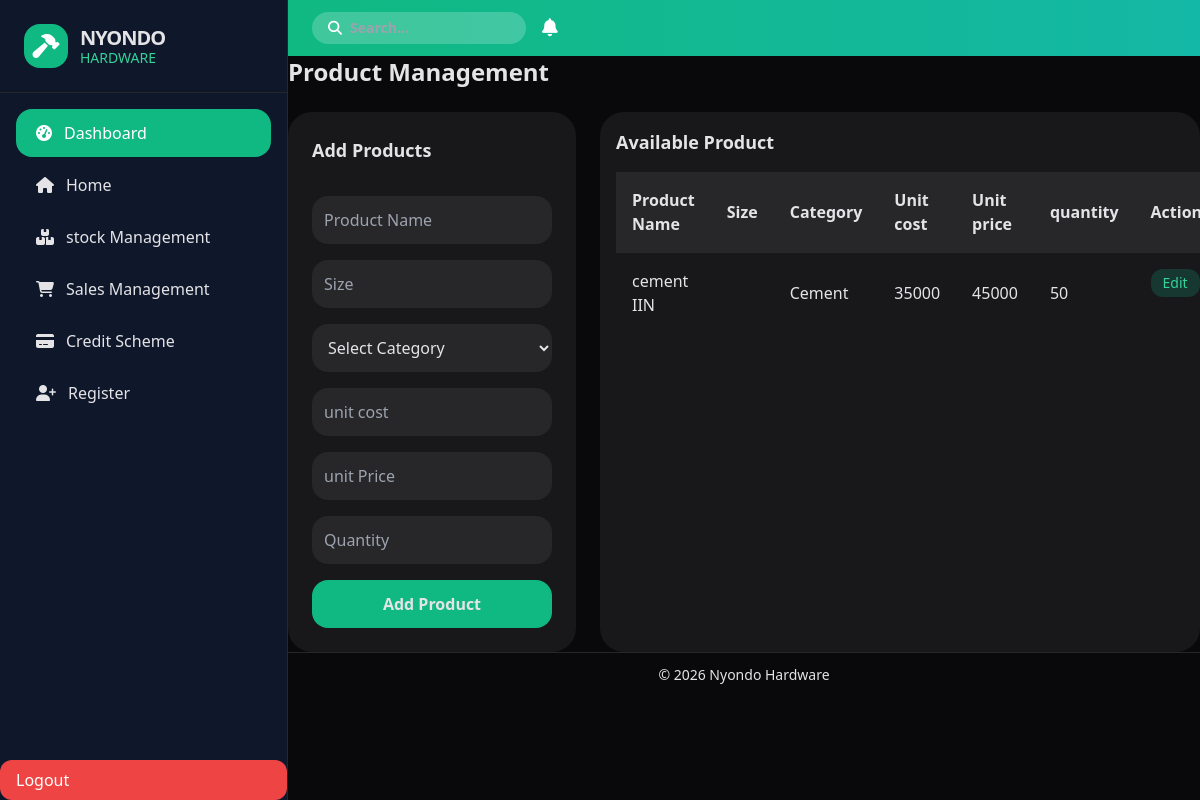
The page /products/ (signed in) on the database as committed earlier.
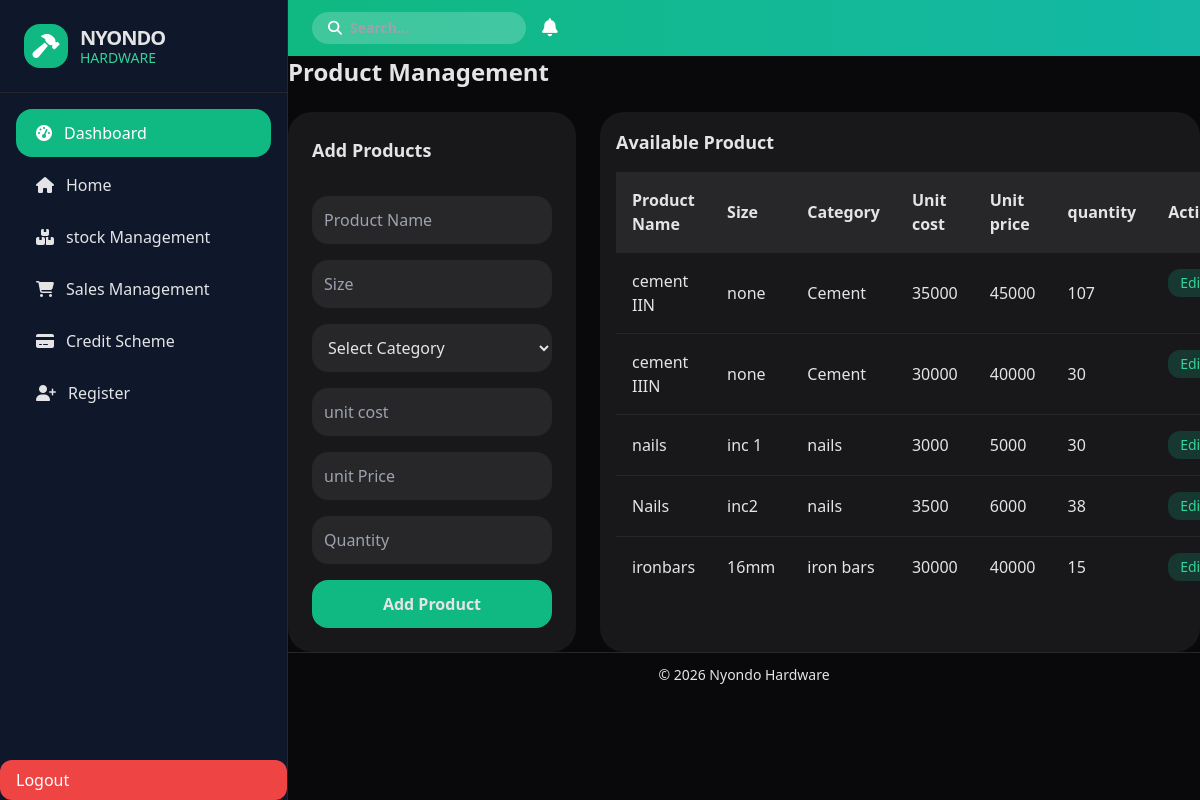
The same page on the database as committed later.
### nyondo_app/models.py (models this page shows, shortened)
class Products (models.Model):
  product_name = models.CharField(max_length=50 ,default=0 )
  size = models.CharField(max_length= 20)
  unit_cost = models.IntegerField()
  unit_price = models.IntegerField()
  quantity = models.IntegerField()
  categories = models.ForeignKey(Categories, on_delete= models.CASCADE, )

class Categories (models.Model):
  name = models.CharField(max_length=50)
  description = models.CharField(null=True , max_length=50)
  def __str__(self):
    return self.name

### nyondo_app/views.py (the view, shortened to what this page needs)
# urls.py: path('products/',views.products, name='products'),
@login_required
def products(request):
    if request.user.role not in ["store_manager"  ,"overall_manager"]:
        return redirect("login")
    products = Products.objects.all()
    categories = Categories.objects.all()
    return render(request, 'products.html', {
        'products': products,
        'categories': categories
    })

### nyondo_app/templates/products.html (shortened to what this page needs)
{% extends 'base.html' %}
{% block content %}
<h2 class="text-2xl font-semibold mb-6">Product Management</h2>
<div class="grid grid-cols-3 gap-6">
    <div class="bg-zinc-900 p-6 rounded-3xl h-fit">
        <h3 class="text-lg font-semibold mb-4">
            Add Products
        </h3>
        <form method="POST" class="space-y-4">
            <input type="text" name="product_name" placeholder="Product Name"
                class="w-full p-3 rounded-2xl bg-zinc-800 outline-none">
            <input type="text" name="size" placeholder="Size" class="w-full p-3 rounded-2xl bg-zinc-800 outline-none">
            <select name="categories" class="form-select w-full p-3 rounded-2xl bg-zinc-800 outline-none">
                <option value="">Select Category</option>
            </select>
            <input type="number" name="unit_cost" placeholder="unit cost"
                class="w-full p-3 rounded-2xl bg-zinc-800 outline-none">
            <input type="number" name="unit_price" placeholder="unit Price"
                class="w-full p-3 rounded-2xl bg-zinc-800 outline-none">
            <input type="number" name="quantity" placeholder="Quantity"
                class="w-full p-3 rounded-2xl bg-zinc-800 outline-none">
            <button class="w-full bg-emerald-500 hover:bg-emerald-600 p-3 rounded-2xl font-semibold">
                Add Product
            </button>
        </form>
    </div>
    <div class="col-span-2 bg-zinc-900 p-4 rounded-3xl overflow-hidden">
        <h3 class="text-lg font-semibold mb-4">
            Available Product
        </h3>
        <table class="w-full">
            <thead class="bg-zinc-800">
                <tr>
                    <th class="p-4 text-left">Product Name</th>
                    <th class="p-4 text-left">Size</th>
                    <th class="p-4 text-left">Category</th>
                    <th class="p-4 text-left">Unit cost</th>
                    <th class="p-4 text-left">Unit price</th>
                    <th class="p-4 text-left">quantity</th>
                    <th class="p-4 text-left">Action</th>
                </tr>
            </thead>
            <tbody>
                {% for product in products %}
                <tr class="border-t border-zinc-800 hover:bg-zinc-800/40">
                    <td class="p-4">
                        {{ product.product_name }}
                    </td>
                    <td class="p-4">
                        {{ product.size }}
                    </td>
                     <td class="p-4">
                        {{product.categories}}
                    </td>
                    <td class="p-4">
                        {{ product.unit_cost }}
                    </td>
                    <td class="p-4">
                        {{ product.unit_price }}
                    </td>
                    <td class="p-4">
                        {{product.quantity}}
                    </td>
                    <td class="p-4 flex gap-2">
                        <a href="{% url 'edit_product' product.id %}"
                            class="bg-emerald-500/20 hover:bg-emerald-500/30 text-emerald-400 px-3 py-1 rounded-xl text-sm">
                            Edit
                        </a>
                    </td>
                </tr>
                {% endfor %}
            </tbody>
        </table>
    </div>
</div>
{% endblock %}

### nyondo_app/templates/base.html (shortened to what this page needs)
<!DOCTYPE html>
<html lang="en">
<head>
    <script src="https://cdn.tailwindcss.com"></script>
    <link rel="stylesheet" href="https://cdnjs.cloudflare.com/ajax/libs/font-awesome/6.6.0/css/all.min.css">
</head>
<body class="bg-zinc-950 text-zinc-200">
    <div class="flex h-screen overflow-hidden">
        <aside class="sidebar w-72 flex flex-col border-r border-zinc-800">
            <div class="p-6 border-b border-zinc-800 flex items-center gap-3">
                <div class="w-11 h-11 bg-emerald-500 rounded-2xl flex items-center justify-center">
                    <i class="fa-solid fa-hammer text-white text-2xl"></i>
                </div>
                <div>
                    <p class="font-bold text-xl tracking-tighter">NYONDO</p>
                    <p class="text-emerald-400 text-sm -mt-1">HARDWARE</p>
                </div>
            </div>
            <nav class="flex-1 p-4 space-y-1">
                <a href="dashboard/" class="nav-active flex items-center gap-3 px-5 py-3 rounded-2xl">
                    <i class="fa-solid fa-gauge-high"></i> Dashboard
                </a>
                <a href="login/" class="flex items-center gap-3 px-5 py-3 rounded-2xl hover:bg-white/10">
                    <i class="fa-solid fa-house"></i> Home
                </a>
                <a href="" class="flex items-center gap-3 px-5 py-3 rounded-2xl hover:bg-white/10">
                    <i class="fa-solid fa-boxes-stacked"></i> stock Management
                </a>
                <a href="/viewsales/" class="flex items-center gap-3 px-5 py-3 rounded-2xl hover:bg-white/10">
                    <i class="fa-solid fa-cart-shopping"></i> Sales Management
                </a>
                <a href="/creditscheme/" class="flex items-center gap-3 px-5 py-3 rounded-2xl hover:bg-white/10">
                    <i class="fa-solid fa-credit-card"></i> Credit Scheme
                </a>
                <a href="/register/" class="flex items-center gap-3 px-5 py-3 rounded-2xl hover:bg-white/10">
                    <i class="fa-solid fa-user-plus"></i></i> Register
                </a>
            </nav>
            <a href="{% url 'logout' %}" class="bg-red-500 px-4 py-2 rounded-xl text-white">
                Logout
            </a>
        </aside>
        <div class="flex-1 flex flex-col">
            <header class="topbar h-14 flex items-center px-6 text-white">
                <h1 class="font-semibold text-lg">
                    <div class="ml-auto flex items-center gap-4">
                        <div class="bg-white/20 px-4 py-1.5 rounded-3xl flex items-center gap-2 text-sm">
                            <i class="fa-solid fa-magnifying-glass"></i>
                            <input type="text" placeholder="Search..." class="bg-transparent outline-none w-40">
                        </div>
                        <i class="fa-solid fa-bell text-lg"></i>
                    </div>
            </header>
            {% block content %}
            {% endblock %}
            <footer class="text-center text-sm p-3 border-t border-zinc-800">
                © 2026 Nyondo Hardware
            </footer>
        </div>
    </div>
</body>
</html>

### nyondo_app/templates/base.html (style rules this page uses)
body { font-family: system-ui, sans-serif; }
.sidebar { background-color: #0f172a; }
.topbar { background: linear-gradient(90deg, #10b981, #14b8a6); }
.nav-active { background-color: #10b981; color: white; }

Rows that differ between the two databases and show on the page:
changed Products "cement IIN": size (not shown) → "none"; quantity "50" → "107"
added Products: product_name "cement IIIN", size "none", categories "Cement", unit_cost "30000", unit_price "40000", quantity "30"
added Products: product_name "nails", size "inc 1", categories "nails", unit_cost "3000", unit_price "5000", quantity "30"
added Products: product_name "Nails", size "inc2", categories "nails", unit_cost "3500", unit_price "6000", quantity "38"
added Products: product_name "ironbars", size "16mm", categories "iron bars", unit_cost "30000", unit_price "40000", quantity "15"
